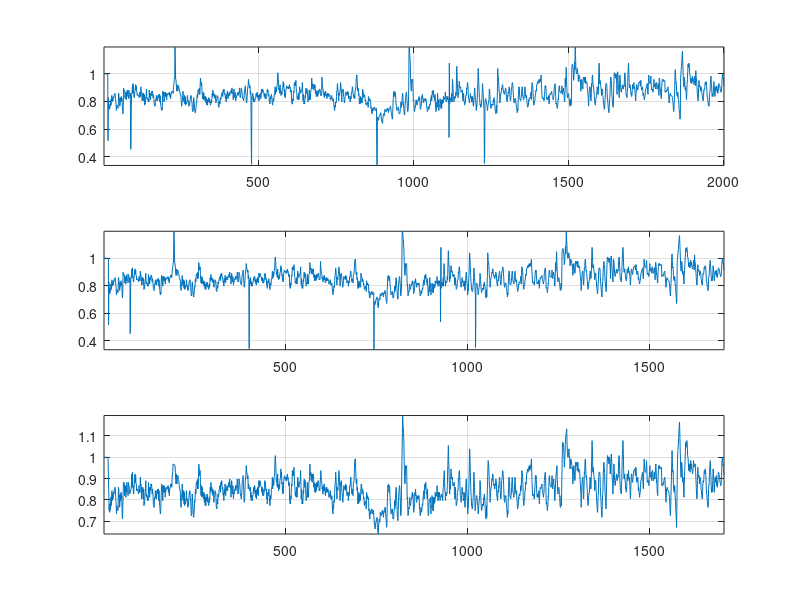
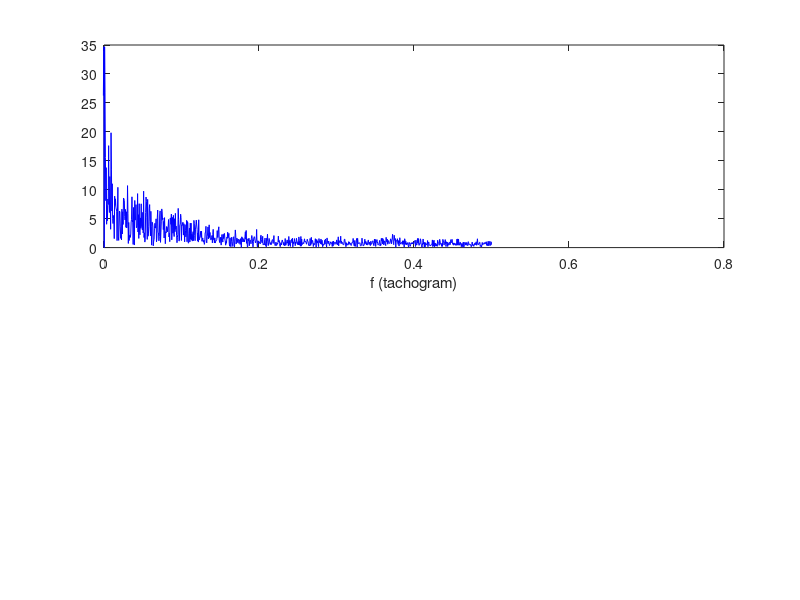

These charts were generated, in order, by the following MATLAB code: (Note: this script raises an error after producing the figures.)
% Example for HRV signal
load ejemploHRV RR
auxRR = RR(500:2500); auxt = cumsum(auxRR);
auxRR = auxRR/1000; auxt = auxt/1000;     % in seconds
% Plot
figure(1), clf
subplot(311), plot(auxRR), grid, hold on, axis tight
subplot(312), plot(auxt,auxRR), grid, hold on, axis tight
%% Remove ectopic beats
aux = find(abs(diff(auxRR))>0.1);
aux = unique([aux,aux+1]);
aux = setdiff(1:length(auxRR), aux);
auxt = auxt(aux);
auxRR = auxRR(aux);
subplot(313), plot(auxt,auxRR); grid, hold on, axis tight
%% Plot spectra
X = abs(fftshift(fft(auxRR-mean(auxRR))));
f = linspace(-0.5, 0.5, length(X));
% Plot results
figure(2), subplot(211), plot(f,X,'b'); hold on; ejes = axis; ejes(1)=0; axis(ejes); xlabel('f (tachogram)');
% Estimation
t_test = 0:.25:length(auxt);
ff = linspace(0,0.5,400);
[B,C,A,Phi,y_test] = sinusoidalLS(auxRR-mean(auxRR),auxt,t_test,2*pi*ff);
subplot(212), plot(ff,A), axis tight, xlabel('f (Hz)'), ylabel('Estimated amplitude');
% Plot results
figure(3),
subplot(211), plot(auxt,auxRR-mean(auxRR)), grid, axis tight, xlabel('t (s)'), ylabel('RR - mean (s)')
subplot(212), plot(t_test,y_test), grid, axis tight, xlabel('t (s)'), ylabel('RR - mean (s)')
